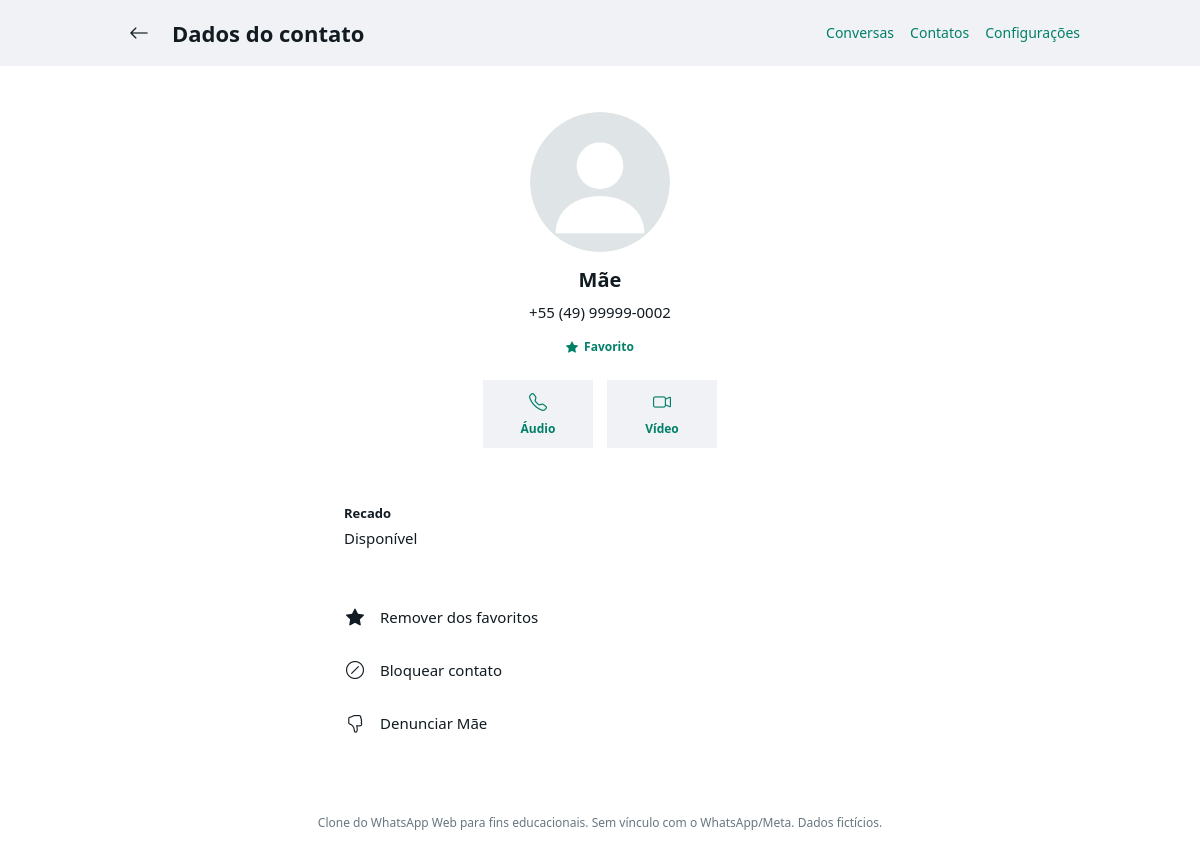
The page /perfil.php?id=2 on the database its author committed.
### tables this page shows
CREATE TABLE IF NOT EXISTS contatos (
  id INT AUTO_INCREMENT PRIMARY KEY,
  nome VARCHAR(100) NOT NULL,
  telefone VARCHAR(20) NOT NULL UNIQUE,
  recado VARCHAR(150),
  grupo TINYINT(1) DEFAULT 0,
  favorito TINYINT(1) DEFAULT 0,
  bloqueado TINYINT(1) DEFAULT 0,
  criado_em DATETIME DEFAULT CURRENT_TIMESTAMP
);

### includes/funcoes.php (called while the page is built, shortened)
<?php
function esc(?string $valor): string
{
    return htmlspecialchars((string)($valor ?? ''), ENT_QUOTES, 'UTF-8');
}
function buscarContatoPorId(PDO $pdo, int $id): ?array
{
    $stmt = $pdo->prepare('SELECT id, nome, telefone, recado, favorito, bloqueado, grupo FROM contatos WHERE id = ? LIMIT 1');
    $stmt->execute([$id]);
    return $stmt->fetch() ?: null;
}

### perfil.php (the view, shortened to what this page needs)
<?php
require_once __DIR__ . '/includes/conexao.php';
require_once __DIR__ . '/includes/funcoes.php';
$id = filter_input(INPUT_GET, 'id', FILTER_VALIDATE_INT);
$contato = null;
if (!$id || $id < 1) {
    $erro = 'Contato não encontrado. Informe um identificador válido.';
} else {
    $contato = buscarContatoPorId($pdo, $id);
}
if ($contato) {
    $contato = buscarContatoPorId($pdo, $id) ?: $contato;
}
require_once __DIR__ . '/includes/cabecalho.php';
?>
  <header class="barra-superior"><div class="barra-superior-conteudo">
    <div class="titulo-com-voltar"><a href="nova-conversa.php" class="btn-icone" aria-label="Voltar para contatos"><i class="bi bi-arrow-left" aria-hidden="true"></i></a><h1>Dados do contato</h1></div>
    <nav class="nav-atalhos" aria-label="Navegação do site"><a href="conversas.php">Conversas</a><a href="nova-conversa.php">Contatos</a><a href="configuracoes.php">Configurações</a></nav>
  </div></header>
  <main class="perfil-container">
    <?php if ($contato): ?>
    <article class="perfil-painel">
      <section class="perfil-cabecalho" aria-label="Informações principais do contato">
        <img id="perfil-avatar" src="img/avatar-padrao.svg" alt="Avatar padrão de <?= esc($contato['nome']) ?>" class="perfil-avatar" width="140" height="140">
        <h2 id="perfil-nome"><?= esc($contato['nome']) ?></h2>
        <p id="perfil-telefone" class="perfil-telefone"><?= esc($contato['grupo'] ? 'Grupo' : '+55 ' . $contato['telefone']) ?></p>
        <div class="perfil-badges" id="perfil-badges">
          <?php if ($contato['favorito']): ?><span class="badge-status favorito" id="badge-favorito"><i class="bi bi-star-fill" aria-hidden="true"></i> Favorito</span><?php endif; ?>
        </div>
        <div class="perfil-atalhos-rapidos" aria-label="Atalhos visuais do contato"><span class="atalho-visual"><i class="bi bi-telephone" aria-hidden="true"></i><span>Áudio</span></span><span class="atalho-visual"><i class="bi bi-camera-video" aria-hidden="true"></i><span>Vídeo</span></span></div>
      </section>
      <section class="perfil-bloco" aria-labelledby="titulo-recado"><h3 id="titulo-recado" class="bloco-rotulo">Recado</h3><p id="perfil-recado" class="bloco-valor"><?= esc($contato['recado'] ?: 'Disponível') ?></p></section>
      <section class="perfil-bloco perfil-acoes" aria-label="Ações sobre o contato">
        <form method="post"><input type="hidden" name="acao" value="favoritar"><button type="submit" class="acao-item"><i class="bi <?= $contato['favorito'] ? 'bi-star-fill' : 'bi-star' ?>" aria-hidden="true"></i><span><?= $contato['favorito'] ? 'Remover dos favoritos' : 'Favoritar' ?></span></button></form>
        <form method="post"><input type="hidden" name="acao" value="bloquear"><button type="submit" class="acao-item acao-perigo"><i class="bi bi-slash-circle" aria-hidden="true"></i><span><?= $contato['bloqueado'] ? 'Desbloquear contato' : 'Bloquear contato' ?></span></button></form>
        <button type="button" class="acao-item acao-perigo" id="btn-abrir-denuncia" onclick="document.getElementById('modal-denuncia').classList.add('aberto')"><i class="bi bi-hand-thumbs-down" aria-hidden="true"></i><span>Denunciar <?= esc($contato['nome']) ?></span></button>
      </section>
    </article>
    <?php endif; ?>
  </main>
<?php require_once __DIR__ . '/includes/rodape.php'; ?>

### css/style.css (style rules this page uses)
:root { --verde: #00A884; --verde-escuro: #008069; --verde-marca: #25D366; --fundo: #FFFFFF; --painel: #F0F2F5; --fundo-chat: #EFEAE2; --balao-enviado: #D9FDD3; --balao-recebido: #FFFFFF; --divisoria: #E9EDEF; --texto: #111B21; --texto-2: #667781; --lida: #53BDEB; --erro: #EA0038; --fonte: "Segoe UI", "Helvetica Neue", Helvetica, Arial, sans-serif; }
*, *::before, *::after { box-sizing: border-box; margin: 0; padding: 0; }
html, body { height: 100%; }
body { font-family: var(--fonte); font-size: 14px; line-height: 1.4; color: var(--texto); background: var(--fundo); }
img { display: block; max-width: 100%; }
button, input, select, textarea { font: inherit; color: inherit; }
button { cursor: pointer; background: none; border: none; }
a { color: var(--verde-escuro); text-decoration: none; }
.btn-icone { display: inline-flex; align-items: center; justify-content: center; width: 40px; height: 40px; border-radius: 50%; color: var(--texto-2); font-size: 20px; transition: background 0.2s; }

### css/perfil.css (style rules this page uses)
body { display: flex; flex-direction: column; min-height: 100vh; }
.barra-superior { background-color: var(--painel); border-bottom: 1px solid var(--borda); padding: 14px 24px; }
.barra-superior-conteudo { max-width: 960px; margin: 0 auto; display: flex; align-items: center; justify-content: space-between; gap: 16px; }
.titulo-com-voltar { display: flex; align-items: center; gap: 14px; }
.titulo-com-voltar h1 { font-size: 22px; font-weight: 700; color: var(--texto); }
.btn-icone { display: inline-flex; align-items: center; justify-content: center; width: 38px; height: 38px; border-radius: 50%; color: var(--texto); font-size: 20px; transition: background-color var(--transicao); }
.nav-atalhos { display: flex; align-items: center; gap: 16px; font-size: 14px; }
.perfil-container { flex: 1; padding: 24px 16px 40px; display: flex; justify-content: center; }
.perfil-painel { width: 100%; max-width: 560px; display: flex; flex-direction: column; gap: 12px; }
.perfil-cabecalho, .perfil-bloco { background-color: var(--fundo-card); border: 1px solid var(--borda); border-radius: 10px; padding: 22px 24px; }
.perfil-cabecalho { display: flex; flex-direction: column; align-items: center; text-align: center; gap: 8px; }
.perfil-avatar { width: 140px; height: 140px; border-radius: 50%; object-fit: cover; margin-bottom: 6px; }
.perfil-cabecalho h2 { font-size: 20px; font-weight: 700; color: var(--texto); }
.perfil-telefone { font-size: 15px; color: var(--texto-sec); }
.perfil-badges { display: flex; flex-wrap: wrap; justify-content: center; gap: 8px; margin-top: 4px; }
.badge-status { display: inline-flex; align-items: center; gap: 6px; font-size: 12px; font-weight: 600; padding: 4px 10px; border-radius: var(--raio-pilula); }
.badge-status.favorito { background-color: var(--verde-claro); color: var(--verde-escuro); }
.perfil-atalhos-rapidos { display: flex; justify-content: center; gap: 14px; margin-top: 12px; width: 100%; }
.atalho-visual { flex: 1; max-width: 110px; display: flex; flex-direction: column; align-items: center; gap: 6px; padding: 10px 8px; background-color: var(--painel); color: var(--verde-escuro); border: 1px solid var(--borda); border-radius: var(--raio-padrao); font-family: var(--fonte); font-size: 12px; font-weight: 600; cursor: pointer; transition: background-color var(--transicao); }
.atalho-visual i { font-size: 18px; }
.bloco-rotulo { font-size: 13px; font-weight: 600; color: var(--texto-sec); margin-bottom: 6px; }
.bloco-valor { font-size: 15px; color: var(--texto); }
.perfil-acoes { padding: 8px 0; display: flex; flex-direction: column; }
.acao-item { width: 100%; display: flex; align-items: center; gap: 14px; padding: 14px 24px; background: transparent; border: none; font-family: var(--fonte); font-size: 15px; font-weight: 500; color: var(--texto); cursor: pointer; text-align: left; transition: background-color var(--transicao); }
.acao-item i { font-size: 18px; width: 22px; text-align: center; }
.acao-item.acao-perigo { color: var(--perigo); }

### rows shown on the page
contatos: nome "Mãe", grupo+telefone "+55 (49) 99999-0002", recado "Disponível"
